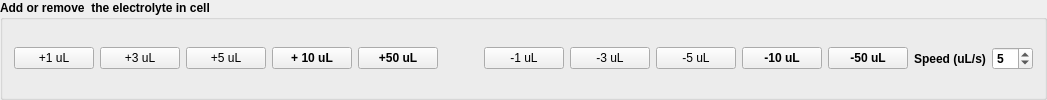
        <widget class="QGroupBox" name="groupBox">
         <property name="sizePolicy">
          <sizepolicy hsizetype="Fixed" vsizetype="Preferred">
           <horstretch>0</horstretch>
           <verstretch>0</verstretch>
          </sizepolicy>
         </property>
         <property name="font">
          <font>
           <weight>75</weight>
           <bold>true</bold>
          </font>
         </property>
         <property name="title">
          <string>Add or remove  the electrolyte in cell </string>
         </property>
         <layout class="QHBoxLayout" name="horizontalLayout_11">
          <item>
           <widget class="QPushButton" name="pushButton_add_1ul">
            <property name="sizePolicy">
             <sizepolicy hsizetype="Fixed" vsizetype="Fixed">
              <horstretch>0</horstretch>
              <verstretch>0</verstretch>
             </sizepolicy>
            </property>
            <property name="font">
             <font>
              <weight>50</weight>
              <bold>false</bold>
             </font>
            </property>
            <property name="text">
             <string>+1 uL</string>
            </property>
           </widget>
          </item>
          <item>
           <widget class="QPushButton" name="pushButton_add_3ul">
            <property name="sizePolicy">
             <sizepolicy hsizetype="Fixed" vsizetype="Fixed">
              <horstretch>0</horstretch>
              <verstretch>0</verstretch>
             </sizepolicy>
            </property>
            <property name="font">
             <font>
              <weight>50</weight>
              <bold>false</bold>
             </font>
            </property>
            <property name="text">
             <string>+3 uL</string>
            </property>
           </widget>
          </item>
          <item>
           <widget class="QPushButton" name="pushButton_add_5ul">
            <property name="sizePolicy">
             <sizepolicy hsizetype="Fixed" vsizetype="Fixed">
              <horstretch>0</horstretch>
              <verstretch>0</verstretch>
             </sizepolicy>
            </property>
            <property name="font">
             <font>
              <weight>50</weight>
              <bold>false</bold>
             </font>
            </property>
            <property name="text">
             <string>+5 uL</string>
            </property>
           </widget>
          </item>
          <item>
           <widget class="QPushButton" name="pushButton_add_10ul">
            <property name="text">
             <string>+ 10 uL</string>
            </property>
           </widget>
          </item>
          <item>
           <widget class="QPushButton" name="pushButton_add_50ul">
            <property name="text">
             <string>+50 uL</string>
            </property>
           </widget>
          </item>
          <item>
           <spacer name="horizontalSpacer_4">
            <property name="orientation">
             <enum>Qt::Horizontal</enum>
            </property>
            <property name="sizeHint" stdset="0">
             <size>
              <width>40</width>
              <height>20</height>
             </size>
            </property>
           </spacer>
          </item>
          <item>
           <widget class="QPushButton" name="pushButton_remove_1ul">
            <property name="sizePolicy">
             <sizepolicy hsizetype="Fixed" vsizetype="Fixed">
              <horstretch>0</horstretch>
              <verstretch>0</verstretch>
             </sizepolicy>
            </property>
            <property name="font">
             <font>
              <weight>50</weight>
              <bold>false</bold>
             </font>
            </property>
            <property name="text">
             <string>-1 uL</string>
            </property>
           </widget>
          </item>
          <item>
           <widget class="QPushButton" name="pushButton_remove_3ul">
            <property name="sizePolicy">
             <sizepolicy hsizetype="Fixed" vsizetype="Fixed">
              <horstretch>0</horstretch>
              <verstretch>0</verstretch>
             </sizepolicy>
            </property>
            <property name="font">
             <font>
              <weight>50</weight>
              <bold>false</bold>
             </font>
            </property>
            <property name="text">
             <string>-3 uL</string>
            </property>
           </widget>
          </item>
          <item>
           <widget class="QPushButton" name="pushButton_remove_5ul">
            <property name="sizePolicy">
             <sizepolicy hsizetype="Fixed" vsizetype="Fixed">
              <horstretch>0</horstretch>
              <verstretch>0</verstretch>
             </sizepolicy>
            </property>
            <property name="font">
             <font>
              <weight>50</weight>
              <bold>false</bold>
             </font>
            </property>
            <property name="text">
             <string>-5 uL</string>
            </property>
           </widget>
          </item>
          <item>
           <widget class="QPushButton" name="pushButton_remove_10ul">
            <property name="text">
             <string>-10 uL</string>
            </property>
           </widget>
          </item>
          <item>
           <widget class="QPushButton" name="pushButton_remove_50ul">
            <property name="text">
             <string>-50 uL</string>
            </property>
           </widget>
          </item>
          <item>
           <widget class="QLabel" name="label_3">
            <property name="text">
             <string>Speed (uL/s)</string>
            </property>
           </widget>
          </item>
          <item>
           <widget class="QSpinBox" name="spinBox_speed">
            <property name="value">
             <number>5</number>
            </property>
           </widget>
          </item>
         </layout>
        </widget>
